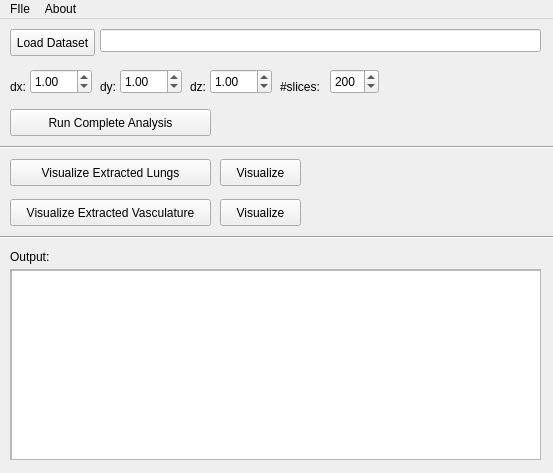
<?xml version="1.0" encoding="UTF-8"?>
<ui version="4.0">
 <class>MainWindow</class>
 <widget class="QMainWindow" name="MainWindow">
  <property name="geometry">
   <rect>
    <x>0</x>
    <y>0</y>
    <width>553</width>
    <height>473</height>
   </rect>
  </property>
  <property name="windowTitle">
   <string>Lung Cancer Detection and Analysis</string>
  </property>
  <widget class="QWidget" name="centralWidget">
   <widget class="QPushButton" name="load_dataset_button">
    <property name="geometry">
     <rect>
      <x>10</x>
      <y>10</y>
      <width>85</width>
      <height>27</height>
     </rect>
    </property>
    <property name="text">
     <string>Load Dataset</string>
    </property>
   </widget>
   <widget class="QDoubleSpinBox" name="dx_spin">
    <property name="geometry">
     <rect>
      <x>30</x>
      <y>50</y>
      <width>62</width>
      <height>25</height>
     </rect>
    </property>
    <property name="singleStep">
     <double>0.500000000000000</double>
    </property>
    <property name="value">
     <double>1.000000000000000</double>
    </property>
   </widget>
   <widget class="QLabel" name="label_2">
    <property name="geometry">
     <rect>
      <x>10</x>
      <y>60</y>
      <width>21</width>
      <height>16</height>
     </rect>
    </property>
    <property name="text">
     <string>dx:</string>
    </property>
   </widget>
   <widget class="QLabel" name="label_3">
    <property name="geometry">
     <rect>
      <x>100</x>
      <y>60</y>
      <width>21</width>
      <height>16</height>
     </rect>
    </property>
    <property name="text">
     <string>dy:</string>
    </property>
   </widget>
   <widget class="QLabel" name="label_4">
    <property name="geometry">
     <rect>
      <x>190</x>
      <y>60</y>
      <width>21</width>
      <height>16</height>
     </rect>
    </property>
    <property name="text">
     <string>dz:</string>
    </property>
   </widget>
   <widget class="QDoubleSpinBox" name="dy_spin">
    <property name="geometry">
     <rect>
      <x>120</x>
      <y>50</y>
      <width>62</width>
      <height>25</height>
     </rect>
    </property>
    <property name="singleStep">
     <double>0.500000000000000</double>
    </property>
    <property name="value">
     <double>1.000000000000000</double>
    </property>
   </widget>
   <widget class="QDoubleSpinBox" name="dz_spin">
    <property name="geometry">
     <rect>
      <x>210</x>
      <y>50</y>
      <width>62</width>
      <height>25</height>
     </rect>
    </property>
    <property name="singleStep">
     <double>0.500000000000000</double>
    </property>
    <property name="value">
     <double>1.000000000000000</double>
    </property>
   </widget>
   <widget class="QLineEdit" name="dataset_path_edit">
    <property name="geometry">
     <rect>
      <x>100</x>
      <y>10</y>
      <width>441</width>
      <height>23</height>
     </rect>
    </property>
   </widget>
   <widget class="QPushButton" name="run_complete_button">
    <property name="geometry">
     <rect>
      <x>10</x>
      <y>90</y>
      <width>201</width>
      <height>27</height>
     </rect>
    </property>
    <property name="text">
     <string>Run Complete Analysis</string>
    </property>
   </widget>
   <widget class="QPushButton" name="extract_lungs_button">
    <property name="geometry">
     <rect>
      <x>10</x>
      <y>140</y>
      <width>201</width>
      <height>27</height>
     </rect>
    </property>
    <property name="text">
     <string>Visualize Extracted Lungs</string>
    </property>
   </widget>
   <widget class="Line" name="line">
    <property name="geometry">
     <rect>
      <x>0</x>
      <y>120</y>
      <width>601</width>
      <height>16</height>
     </rect>
    </property>
    <property name="orientation">
     <enum>Qt::Horizontal</enum>
    </property>
   </widget>
   <widget class="QPushButton" name="extract_vasculature_button">
    <property name="geometry">
     <rect>
      <x>10</x>
      <y>180</y>
      <width>201</width>
      <height>27</height>
     </rect>
    </property>
    <property name="text">
     <string>Visualize Extracted Vasculature</string>
    </property>
   </widget>
   <widget class="Line" name="line_2">
    <property name="geometry">
     <rect>
      <x>0</x>
      <y>210</y>
      <width>601</width>
      <height>16</height>
     </rect>
    </property>
    <property name="orientation">
     <enum>Qt::Horizontal</enum>
    </property>
   </widget>
   <widget class="QLabel" name="label_5">
    <property name="geometry">
     <rect>
      <x>10</x>
      <y>230</y>
      <width>51</width>
      <height>16</height>
     </rect>
    </property>
    <property name="text">
     <string>Output:</string>
    </property>
   </widget>
   <widget class="QScrollArea" name="scrollArea">
    <property name="geometry">
     <rect>
      <x>10</x>
      <y>250</y>
      <width>531</width>
      <height>191</height>
     </rect>
    </property>
    <property name="widgetResizable">
     <bool>true</bool>
    </property>
    <widget class="QWidget" name="scrollAreaWidgetContents">
     <property name="geometry">
      <rect>
       <x>0</x>
       <y>0</y>
       <width>529</width>
       <height>189</height>
      </rect>
     </property>
     <widget class="QTextEdit" name="tty">
      <property name="geometry">
       <rect>
        <x>0</x>
        <y>0</y>
        <width>531</width>
        <height>191</height>
       </rect>
      </property>
     </widget>
    </widget>
   </widget>
   <widget class="QLabel" name="label_6">
    <property name="geometry">
     <rect>
      <x>280</x>
      <y>60</y>
      <width>51</width>
      <height>16</height>
     </rect>
    </property>
    <property name="text">
     <string>#slices:</string>
    </property>
   </widget>
   <widget class="QSpinBox" name="slices_spin">
    <property name="geometry">
     <rect>
      <x>330</x>
      <y>50</y>
      <width>49</width>
      <height>25</height>
     </rect>
    </property>
    <property name="maximum">
     <number>1000</number>
    </property>
    <property name="singleStep">
     <number>10</number>
    </property>
    <property name="value">
     <number>200</number>
    </property>
   </widget>
   <widget class="QPushButton" name="lung_viz_button">
    <property name="geometry">
     <rect>
      <x>220</x>
      <y>140</y>
      <width>81</width>
      <height>27</height>
     </rect>
    </property>
    <property name="text">
     <string>Visualize</string>
    </property>
   </widget>
   <widget class="QPushButton" name="vasc_viz_button">
    <property name="geometry">
     <rect>
      <x>220</x>
      <y>180</y>
      <width>81</width>
      <height>27</height>
     </rect>
    </property>
    <property name="text">
     <string>Visualize</string>
    </property>
   </widget>
  </widget>
  <widget class="QMenuBar" name="menuBar">
   <property name="geometry">
    <rect>
     <x>0</x>
     <y>0</y>
     <width>553</width>
     <height>22</height>
    </rect>
   </property>
   <widget class="QMenu" name="menuFIle">
    <property name="title">
     <string>FIle</string>
    </property>
    <addaction name="separator"/>
    <addaction name="actionQuit"/>
   </widget>
   <widget class="QMenu" name="menuAbout">
    <property name="title">
     <string>About</string>
    </property>
    <addaction name="actionAuthors"/>
   </widget>
   <addaction name="menuFIle"/>
   <addaction name="menuAbout"/>
  </widget>
  <action name="actionQuit">
   <property name="text">
    <string>Quit</string>
   </property>
  </action>
  <action name="actionAnalysis_Techniques">
   <property name="text">
    <string>Analysis Techniques</string>
   </property>
  </action>
  <action name="actionAuthors">
   <property name="text">
    <string>Organizations and Authors</string>
   </property>
  </action>
 </widget>
 <layoutdefault spacing="6" margin="11"/>
 <resources/>
 <connections/>
</ui>
